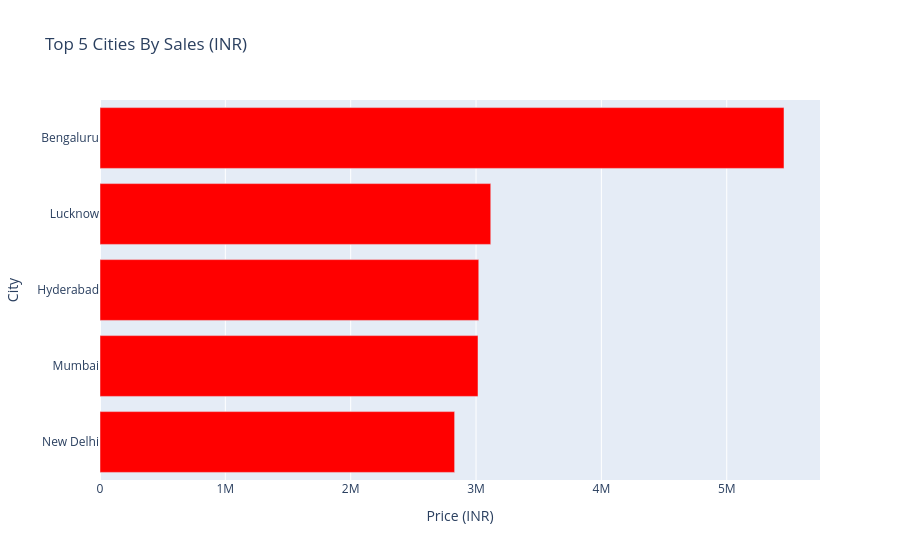

The notebook cell saved with this chart:
### Markdown cell above
#### Top 5 Cities By Sales

### Code cell
top_5_cities = (
    df.groupby("City")["Price (INR)"]
      .sum()
      .nlargest(5)
    .sort_values()
      .reset_index()
)

fig = px.bar(
    top_5_cities,
    x="Price (INR)",
    y="City",
    orientation="h",
    title="Top 5 Cities By Sales (INR)",
    color_discrete_sequence=["red"]
)

fig.show()

### Figure 1 — Plotly figure (JSON) as saved in the notebook; plotly's stock layout.template omitted (floating-point values rounded to 4 significant figures)
{"data": [{"hovertemplate": "Price (INR)=%{x}<br>City=%{y}<extra></extra>", "legendgroup": "", "marker": {"color": "red", "pattern": {"shape": ""}}, "name": "", "orientation": "h", "showlegend": false, "textposition": "auto", "type": "bar", "x": [2829000.0, 3016000.0, 3022000.0, 3117000.0, 5457000.0], "xaxis": "x", "y": ["New Delhi", "Mumbai", "Hyderabad", "Lucknow", "Bengaluru"], "yaxis": "y"}], "layout": {"barmode": "relative", "legend": {"tracegroupgap": 0}, "title": {"text": "Top 5 Cities By Sales (INR)"}, "xaxis": {"anchor": "y", "domain": [0, 1], "title": {"text": "Price (INR)"}}, "yaxis": {"anchor": "x", "domain": [0, 1], "title": {"text": "City"}}}}
